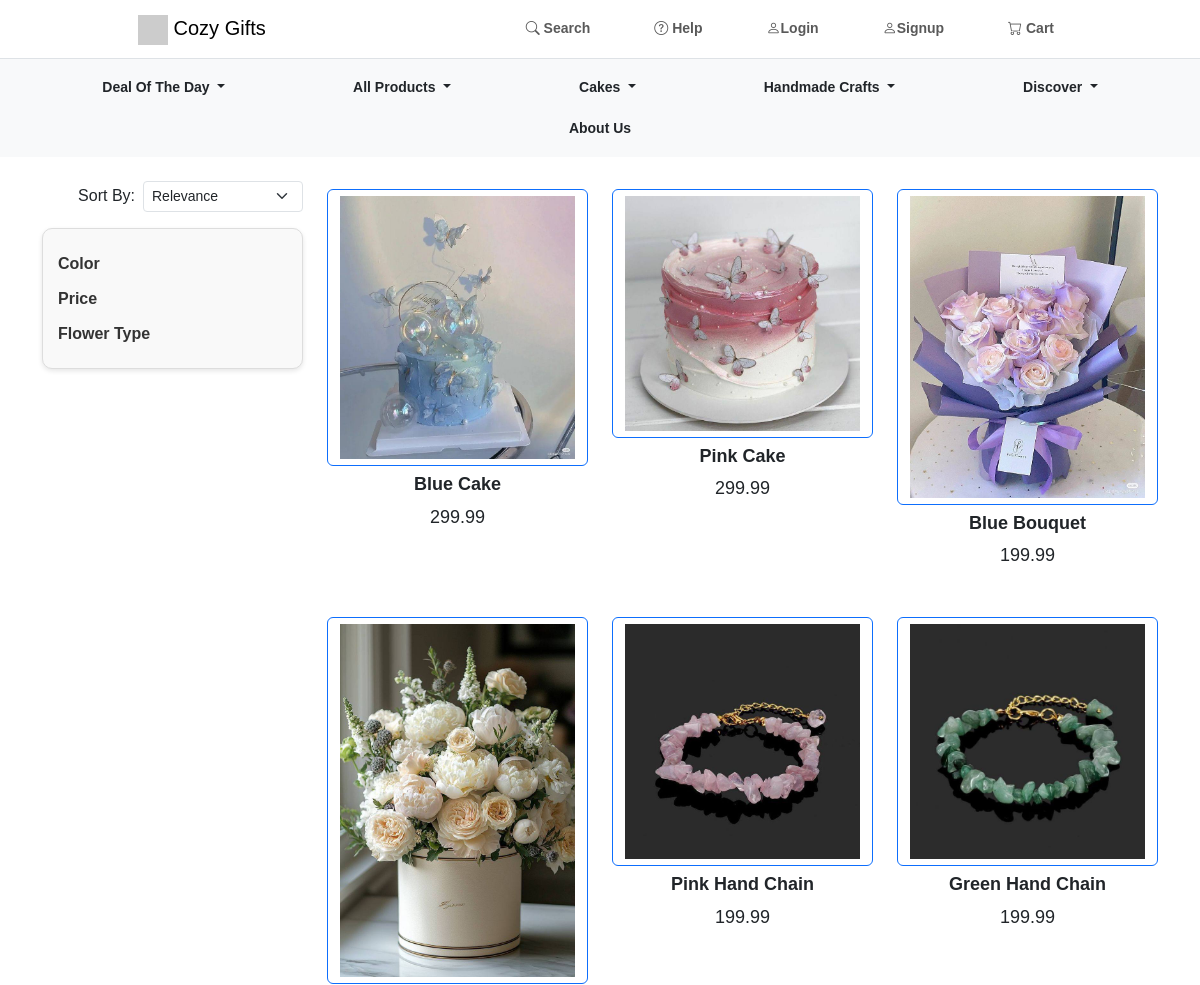
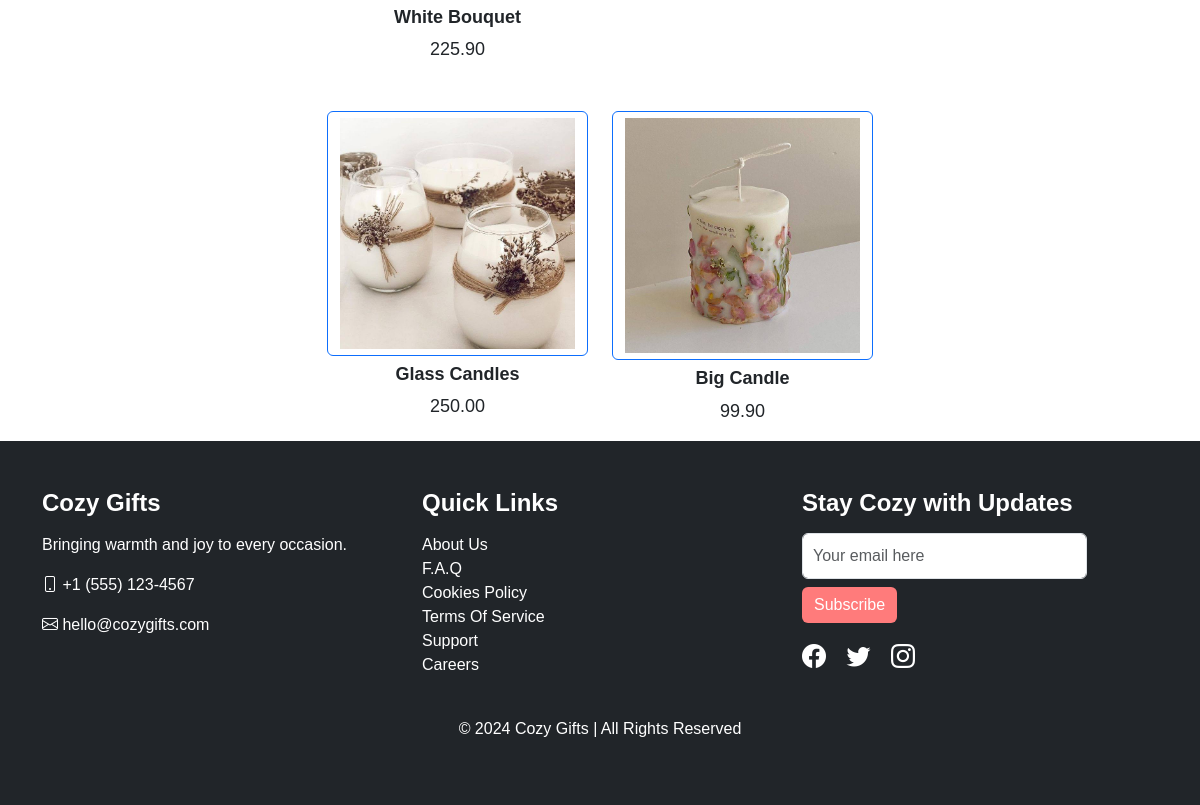
The app's page /product/ with its own data (2 pictures, top to bottom).
### store/models.py (models this page shows, shortened)
class Product(models.Model):
  name = models.CharField(max_length=100)
  price = models.DecimalField(default=0,decimal_places = 2,max_digits = 6)
  category = models.ForeignKey(Category,on_delete = models.CASCADE,default=1)
  description = models.CharField(max_length=250,default='',blank=True,null = True)
  image = models.ImageField(upload_to = 'uploads/product/')
  is_sale = models.BooleanField(default =False)
  sale_price = models.DecimalField(default=0,decimal_places=2,max_digits=6)

### store/views.py (the view)
# urls.py: path('product/',views.products,name="product"),
def products(request):
  products = Product.objects.all()
  return render(request,'product.html',{'products':products})

### store/templates/product.html (shortened to what this page needs)
{% extends 'base.html' %}
{% load static %}
{% block styles %}
<link rel="stylesheet" href="{% static 'css/product.css' %}">
{% endblock %}
{% block content %}
<div class="container mt-4">
    <div class="row">
        <div class="col-md-3 d-none d-md-block">
            <div class="sort-by-container d-md-flex justify-content-end align-items-center mb-3">
                <label for="sortBy" class="me-2">Sort By:</label>
                <select id="sortBy" class="form-select form-select-sm w-auto">
                    <option value="relevance">Relevance</option>
                </select>
            </div>
            <div class="filters-container">
                <div class="filter-section">
                    <h4 onclick="toggleFilter('colorContent', this)">Color</h4>
                </div>
                <div class="filter-section mt-3">
                    <h4 onclick="toggleFilter('priceContent', this)">Price</h4>
                </div>
                <div class="filter-section mt-3">
                    <h4 onclick="toggleFilter('flowerTypeContent', this)">Flower Type</h4>
                </div>
            </div>
        </div>
        <div class="col-md-9">
            <div class="row g-4">
                {% for product in products %}
                <div class="col-6 col-md-4">
                    <div class="collection">
                        <a href="#" class="btn btn-outline-primary mt-2"><img src="{{ product.image.url }}" alt="Very Merry Christmas"></a>
                        <h3 class="mt-2">{{ product.name }}</h3>
                        <p>{{product.price}}</p>
                    </div>
                </div>
                {% endfor %}
            </div>
        </div>
    </div>
</div>
{% endblock %}

### store/templates/base.html (shortened to what this page needs)
{% load static %}
<!DOCTYPE html>
<html lang="en">
<head>
    <link href="https://cdn.jsdelivr.net/npm/bootstrap@5.3.0-alpha1/dist/css/bootstrap.min.css" rel="stylesheet">
    <link href="https://cdn.jsdelivr.net/npm/bootstrap-icons/font/bootstrap-icons.css" rel="stylesheet">
    <link href="{% static 'css/styles.css' %}" rel="stylesheet">
    {% block styles %}{% endblock %}
</head>
<body>
    {% include 'navbar.html' %}
  {% block content %}
  {% endblock %}
  <footer class="bg-dark text-white py-5">
    <div class="container">
        <div class="row">
            <div class="col-md-4">
                <h3>Cozy Gifts</h3>
                <p>Bringing warmth and joy to every occasion.</p>
                <p><i class="bi bi-phone"></i> +1 (555) 123-4567</p>
                <p><i class="bi bi-envelope"></i> hello@cozygifts.com</p>
            </div>
            <div class="col-md-4">
                <h3>Quick Links</h3>
                <ul class="list-unstyled">
                    <li><a href="{% url 'about_us' %}" class="text-white">About Us</a></li>
                    <li><a href="#" class="text-white">F.A.Q</a></li>
                    <li><a href="#" class="text-white">Cookies Policy</a></li>
                    <li><a href="#" class="text-white">Terms Of Service</a></li>
                    <li><a href="#" class="text-white">Support</a></li>
                    <li><a href="#" class="text-white">Careers</a></li>
                </ul>
            </div>
            <div class="col-md-4">
                <h3>Stay Cozy with Updates</h3>
                <form>
                    <input type="email" placeholder="Your email here" class="form-control mb-2">
                    <button type="submit" class="btn btn-primary">Subscribe</button>
                </form>
                <div class="social-icons mt-3">
                    <a href="#" class="bi bi-facebook text-white me-3"></a>
                    <a href="#" class="bi bi-twitter text-white me-3"></a>
                    <a href="#" class="bi bi-instagram text-white"></a>
                </div>
            </div>
        </div>
        <div class="text-center mt-4">
            <p>&copy; 2024 Cozy Gifts | All Rights Reserved</p>
        </div>
    </div>
</footer>
</body>
</html>

### store/templates/navbar.html (shortened to what this page needs)
<div class="sticky-top bg-white">
<nav class="navbar navbar-expand-lg navbar-light bg-white border-bottom ">
    <div class="container-fluid d-flex align-items-center justify-content-between sticky-top" >
        <a class="navbar-brand mx-auto aa" href="{% url 'home' %}">
            <img src="https://via.placeholder.com/30" alt="Logo" width="30" height="30">
            Cozy Gifts
        </a>
        <ul class="navbar-nav mx-auto d-none d-lg-flex flex-row align-items-center gap-5">
            <li class="nav-item">
                <a class="nav-link" href="#"><i class="bi bi-search"></i> Search</a>
            </li>
            <li class="nav-item">
                <a class="nav-link" href="#"><i class="bi bi-question-circle"></i> Help</a>
            </li>
            {% if user.is_authenticated %}
            <li class="nav-item">
                <a class="nav-link" href="{% url 'logout' %}"><i class="bi bi-person"></i>Logout</a>
            </li>
            <li class="nav-item">
                <a class="nav-link" href="{% url 'update_user' %}"><i class="bi bi-person"></i>Profile</a>
            </li>
            {% else %}
            <li class="nav-item">
                <a class="nav-link" href="{% url 'login' %}"><i class="bi bi-person"></i>Login</a>
            </li>
            <li class="nav-item">
                <a class="nav-link" href="{% url 'register' %}"><i class="bi bi-person"></i>Signup</a>
            </li>
            {% endif %}
            <li class="nav-item">
                <a class="nav-link" href="#"><i class="bi bi-cart"></i> Cart</a>
            </li>
        </ul>
    </div>
</nav>
<div class="bg-light py-2 d-none d-lg-block">
    <div class="container-fluid">
        <ul class="nav justify-content-center">
            <li class="nav-item dropdown">
                <a class="nav-link text-dark px-5 mx-3 dropdown-toggle" href="#" id="dealDropdown" data-bs-toggle="dropdown">
                    Deal Of The Day
                </a>
            </li>
            <li class="nav-item dropdown">
                <a class="nav-link text-dark px-5 mx-3 dropdown-toggle" href="#" id="flowersDropdown" data-bs-toggle="dropdown">
                    All Products
                </a>
            </li>
            <li class="nav-item dropdown">
                <a class="nav-link text-dark px-5 mx-3 dropdown-toggle" href="#" id="cakesDropdown" data-bs-toggle="dropdown">
                    Cakes
                </a>
            </li>
            <li class="nav-item dropdown">
                <a class="nav-link text-dark px-5 mx-3 dropdown-toggle" href="#" id="craftsDropdown" data-bs-toggle="dropdown">
                    Handmade Crafts
                </a>
            </li>
            <li class="nav-item dropdown">
                <a class="nav-link text-dark px-5 mx-3 dropdown-toggle" href="#" id="candlesDropdown" data-bs-toggle="dropdown">
                    Discover
                </a>
            </li>
            <li class="nav-item">
                <a class="nav-link text-dark px-5 mx-3" href="{% url 'about_us' %}">About Us</a>
            </li>
        </ul>
    </div>
</div>
</div>

### static/css/styles.css (style rules this page uses)
body { font-family: 'Lora', serif; background-color: whitesmoke; margin: 0; padding: 0; }
h1, h2, h3 { font-weight: 700; }
a { text-decoration: none; }
.container { max-width: 1140px; }
img { max-width: 100%; height: auto; }
.nav-link { font-weight: bolder; font-size: 14px; position: relative; padding: 10px 20px; transition: background-color 0.3s ease, color 0.3s ease; border-radius: 8px; }
.nav-item { font-weight: 900; }
footer { background-color: #343a40; color: white; padding: 30px 0; }
footer h3 { font-size: 1.5rem; margin-bottom: 15px; }
footer .social-icons a { font-size: 1.5rem; color: white; margin-right: 15px; }
footer .form-control { width: 80%; margin-bottom: 15px; padding: 10px; }
footer .btn { background-color: #ff7b7b; color: white; border: none; }

### static/css/product.css (style rules this page uses)
body { font-family: Arial, sans-serif; background-color: #ffffff; }
.filters-container { width: 100%; background: #f9f9f9; padding: 15px; border: 1px solid #ddd; border-radius: 10px; box-shadow: 0 2px 5px rgba(0, 0, 0, 0.1); }
.filters-container h4 { font-size: 16px; font-weight: bold; margin: 10px 0; cursor: pointer; color: #333; }
.collection img { width: 100%; height: auto; object-fit: cover; }
.collection h3, .collection p { text-align: center; font-size: 18px; }
@media (min-width: 769px) { .filters-container { position: sticky; top: 20px; } }

### records on screen
Product: image (picture), name "Blue Cake", price "299.99"
Product: image (picture), name "Pink Cake", price "299.99"
Product: image (picture), name "Blue Bouquet", price "199.99"
Product: image (picture), name "White Bouquet", price "225.90"
Product: image (picture), name "Pink Hand Chain", price "199.99"
Product: image (picture), name "Green Hand Chain", price "199.99"
Product: image (picture), name "Glass Candles", price "250.00"
Product: image (picture), name "Big Candle", price "99.90"
